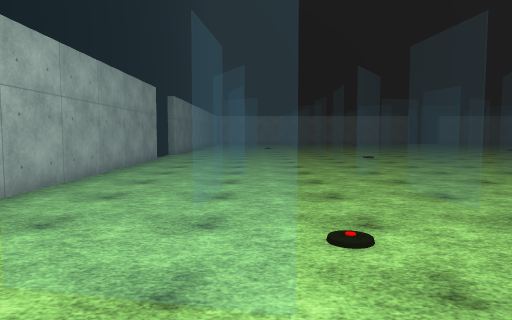
View 1 (above)

22 first-person views from a walk through a scene from a Unity 3-D project. The camera is 1.4 m above the floor, tilts 4° down and sees 70° across. The floor is counted in squares, 2 m on a side. Each view is taken from the middle of a square. On the plan, view 1 faces up. The plan holds only what a view shows up to about 11 squares ahead; the rest is blank. The place goes on beyond the plan. The player character is not drawn. Surface patterns are stand-ins for the level's own textures.

View 2
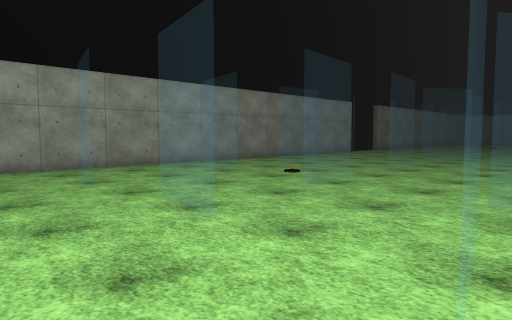

View 3
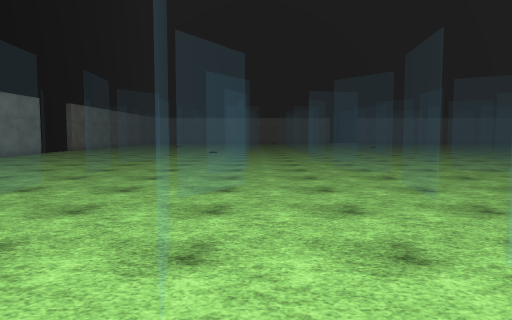

View 4
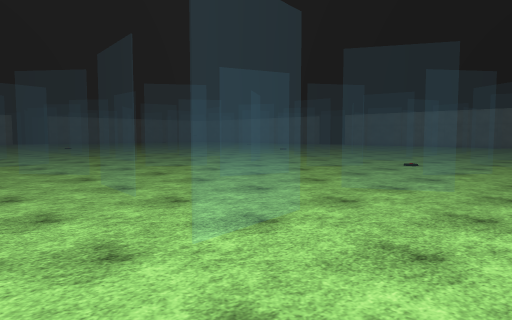

View 5
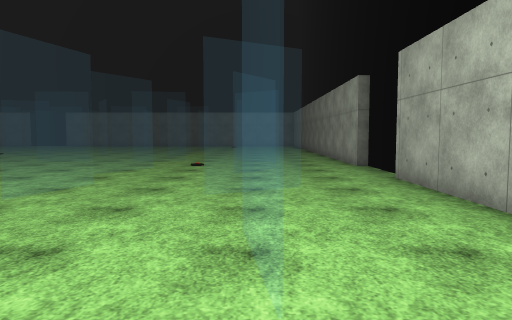

View 6
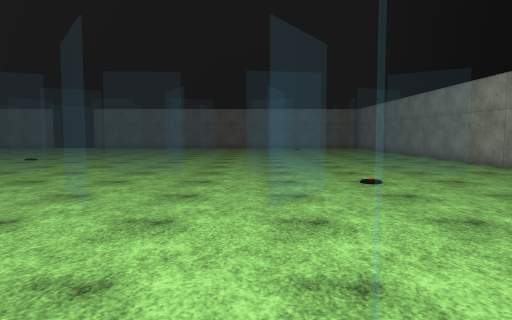

View 7
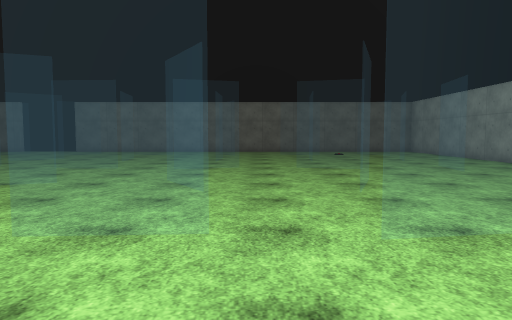

View 8
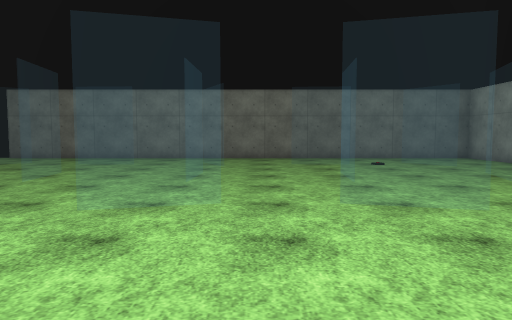

View 9
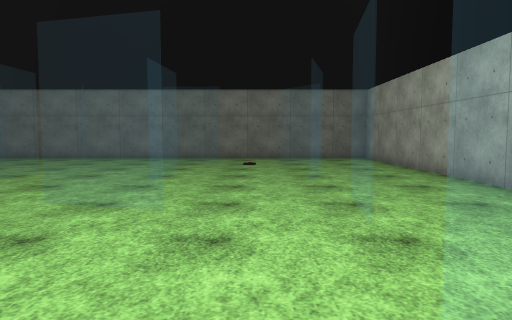

View 10
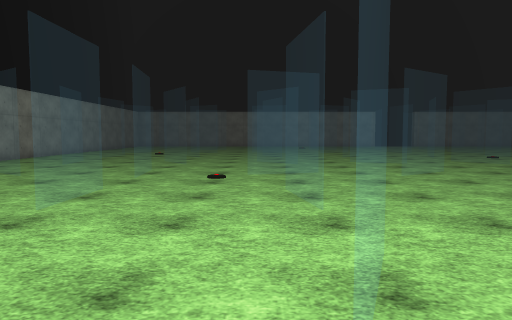

View 11
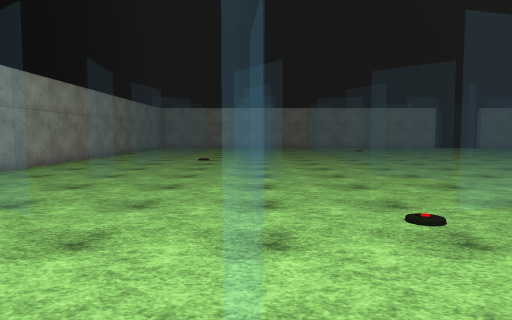

View 12
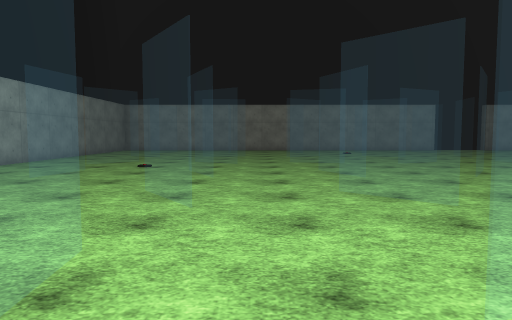

View 13
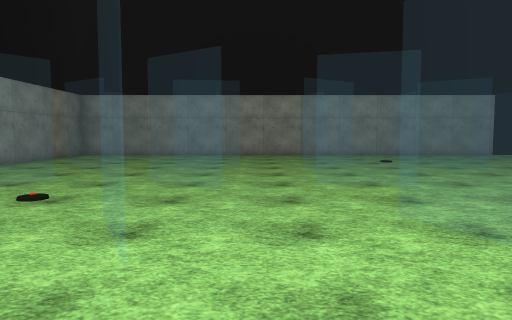

View 14
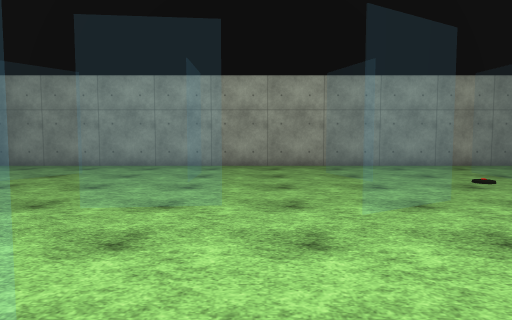

View 15
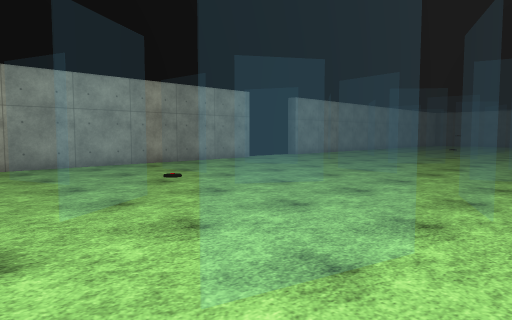

View 16
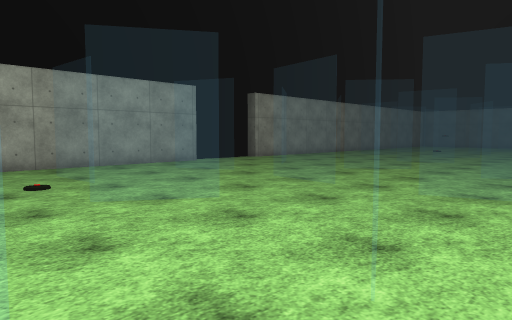

View 17
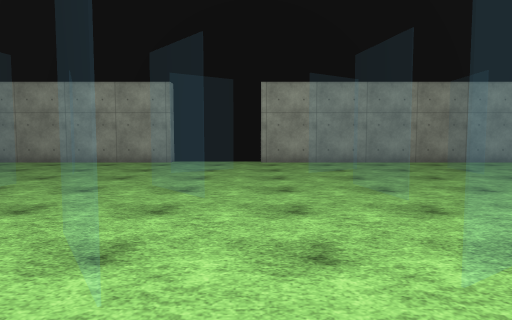

View 18
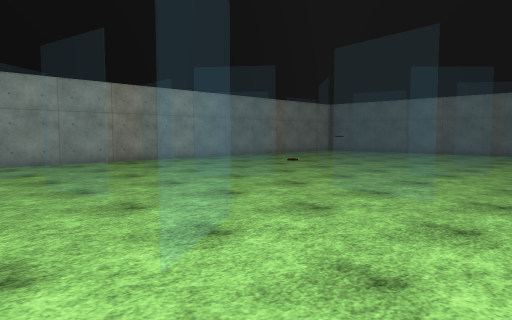

View 19
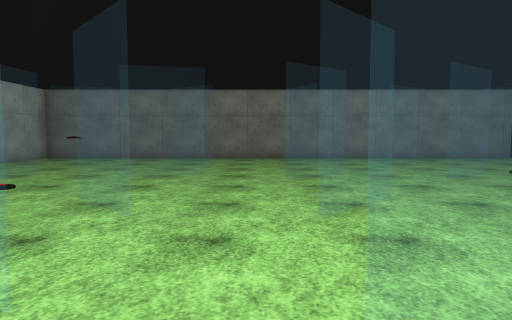

View 20
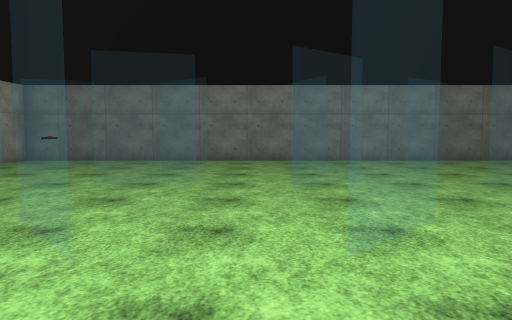

View 21
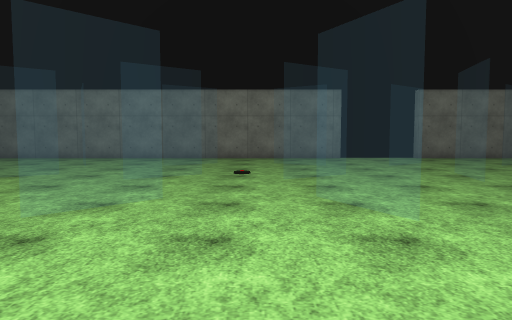

View 22
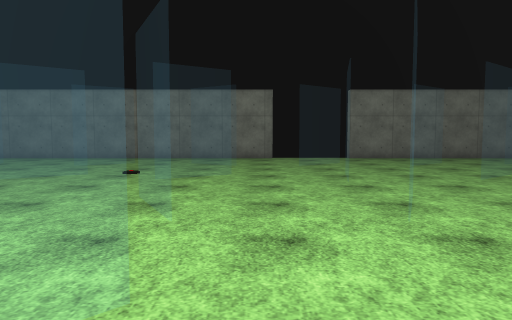

### Floor plan
Key: @ floor where view 1 was taken; # wall or solid block; . floor; = window, fence, low wall or low ledge; O other object.
Columns run from 3 left of view 1 to 27 right of it. Each row starts with its distance up from view 1.
 27 #######################     ###
 26 #......................    ...#
 25 #......................   ....#
 24 #. ..=. ..=. .. .  .=.  .=.O..#
 23 #........O..............O.....#
 22 #. ..=.. . ..=. .=.. .. .=.. .#
 21 #.. ... ....=.. ..=. . ..=. ..#
 20 #.............................#
 19 #.  . .==. . .. .  .=.  . .  .#
 18 #...O.......    ..............#
 17 #..=. . .. .    .    . .. . ..#
 16 #.=.. .. . . .O      .. . .. .#
 15 #..............    . .....O...#
 14  .=.. .  . .         .  . . ..#
 13  ...........       . .........#
 12    ..=.. . .           ..=. ..#
 11  .. .=O .. .            .... .#
 10 #...........            ......#
  9 #. ..=.=.. .            . .  .#
  8 #..............    ..O........#
  7 #. .. .. .=.=..    . .=..=..=.#
  6 #.. . . ....=.. .. . .=....=..#
  5 #.............................#
  4 #.=..=. .. .  . .=.. . ..=.  .#
  3 #.............................#
  2 #.=.O=.. .=. .. .=.. .. .=..=.#
  1 #..=.=. ..=.. ....=... ....=..#
  0 #..@............O...........O.#
 -1 #.==.=.=..=. .. .  . .==. .  .#
 -2 #.............................#
 -3      .........................#
 -4            ####################

Positions as (right, up) in squares from view 1, and headings:
1: (0, 0), facing up
2: (5, -3), facing up-left
3: (5, -3), facing up
4: (5, -3), facing up-right
5: (5, -1), facing right
6: (8, 2), facing right
7: (12, 3), facing right
8: (16, 3), facing right
9: (16, 0), facing right
10: (4, 5), facing up
11: (2, 8), facing up
12: (3, 10), facing up
13: (3, 14), facing up
14: (3, 18), facing up
15: (3, 18), facing up-right
16: (5, 18), facing up-right
17: (13, 17), facing up
18: (13, 17), facing up-right
19: (16, 20), facing right
20: (17, 20), facing right
21: (16, 15), facing right
22: (16, 13), facing right
